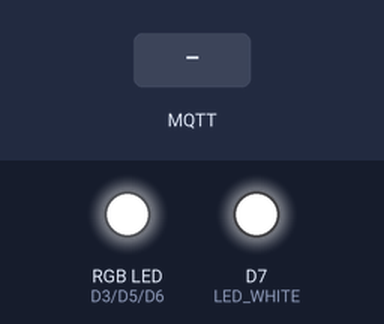
Recording of a sketch running on a simulated ESP8266 (Wemos D1 mini). Parts: an RGB LED mixed from three pins (HIGH = lit), output pins drawn as LEDs (lit = HIGH). The inputs (shaded band) are chosen by the test bench. WiFi joins after 1.5 s; servers stay silent unless stated; EEPROM starts erased; no MQTT or app messages arrive unless stated; what the sketch prints to the serial monitor is not drawn.

Above: at 6.7 s.
6.8 s: MQTT message "Haus/Railway/Sky/R" arrives on the first subscribed topic
At 7.2 s:
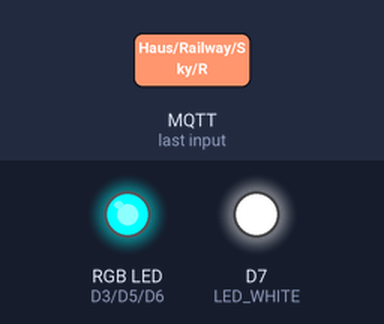
8.3 s: MQTT message "Haus/Railway/Sky/R" arrives on the second subscribed topic
At 9.5 s:
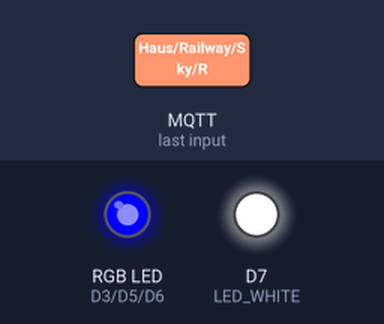
9.8 s: MQTT message "Haus/Railway/Sky/R" arrives on the third subscribed topic
At 10.7 s:
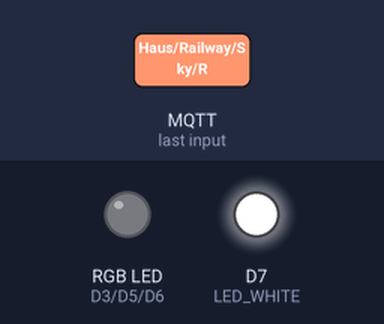
Timing chart, 0 to 12.8 s (numbered marks = the images above; inputs shaded):
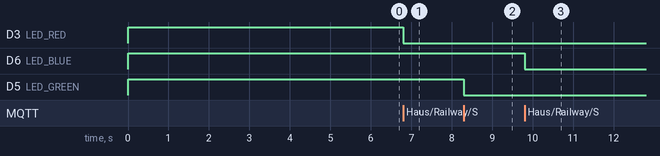

Measured:
- after the input at 6.8 s, D3 (LED_RED): HIGH → LOW at once
- after the input at 8.3 s, D5 (LED_GREEN): HIGH → LOW at once
- after the input at 9.8 s, D6 (LED_BLUE): HIGH → LOW at once

The sketch:

ESP8266_LedStripe_mqtt.ino
```cpp
// ***********************************
const char* ssid = "Spieleparadies";
const char* password = "";
const char* mqtt_server = "192.168.178.29";
// ***********************************

/*
private const int MinValue = 0;
private const int MaxValue = 255;

private const string MqttBrokerAddress = "192.168.178.29";		{value}
private const string MqttTopicR = "Haus/Railway/Sky/R";			{value}
private const string MqttTopicG = "Haus/Railway/Sky/G";			{value}
private const string MqttTopicB = "Haus/Railway/Sky/B";			{value}
private const string MqttTopicW = "Haus/Railway/Sky/W"; 		{value}	// W or A (white or alpha)
private const string MqttTopicOff = "Haus/Railway/Sky/Off";
private const string MqttTopicOn = "Haus/Railway/Sky/On";
 */

// WeMos D1 R1
// 80 MHz
// 4M (1M SPIFFS)
// v2 Lower Memory
// 115200

// Arduino Wemos D1
/*
static const uint8_t D0   = 16;
static const uint8_t D1   = 5;
static const uint8_t D2   = 4;
static const uint8_t D3   = 0;   SCL,  RED
static const uint8_t D4   = 2;
static const uint8_t D5   = 14;  SCK,  GREEN
static const uint8_t D6   = 12;  MISO, BLUE
static const uint8_t D7   = 13;  MOSI, WHITE
static const uint8_t D8   = 15;
static const uint8_t RX   = 3;
static const uint8_t TX   = 1;
*/

#include <Ticker.h>
#include <ESP8266WiFi.h>
#include <PubSubClient.h>
#include <ArduinoJson.h>
#include <base64.hpp>
#include <EEPROM.h>

WiFiClient espClient;
PubSubClient client(espClient);

int _BLUE = D6;
int _GREEN = D5;
int _RED = D3;
int _WHITE = D7;

int r = 0;
int g = 0;
int b = 0;
int w = 0;
int w1 = 0;
int w2 = 0;

#define LED_RED     _RED
#define LED_GREEN   _GREEN
#define LED_BLUE    _BLUE
#define LED_WHITE   _WHITE

#define USE_SERIAL Serial

void storeValues();

void callback(char * topic, byte * payload, unsigned int length) {
  //Serial.print(topic);
  //Serial.print(" => ");

  char * payload_str;
  payload_str = (char * ) malloc(length + 1);
  memcpy(payload_str, payload, length);
  payload_str[length] = '\0';
  //Serial.println(String(payload_str));

  //String t = String(topic);

  if (String(topic) == "Haus/Railway/Sky/R") {
    String v = String(payload_str);
    r = v.toInt();
  }
  if (String(topic) == "Haus/Railway/Sky/G") {
    String v = String(payload_str);
    g = v.toInt();
  }
  if (String(topic) == "Haus/Railway/Sky/B") {
    String v = String(payload_str);
    b = v.toInt();
  }
  if (String(topic) == "Haus/Railway/Sky/W" || String(topic) == "Haus/Railway/Sky/A") {
    String v = String(payload_str);
    w = v.toInt();
  }
  if (String(topic) == "Haus/Railway/Sky/Off") {
    r = 0;
    g = 0;
    b = 0;
    w = 0;
  }
  if (String(topic) == "Haus/Railway/Sky/On") {
    r = 1023;
    g = 1023;
    b = 1023;
    w = 1023;
  }
/*
  Serial.print("RGBA: ");
  Serial.print(r);
  Serial.print(", ");
  Serial.print(g);
  Serial.print(", ");
  Serial.print(b);
  Serial.print(", ");
  Serial.println(w);
*/
  ShowValues();

  storeValues();

  free(payload_str);
}

void connect_to_MQTT() {
  client.setServer(mqtt_server, 1883);
  client.setCallback(callback);

  if (client.connect("RailwayLedStripe")) {
    Serial.println("(re)-connected to MQTT");
    client.subscribe("Haus/Railway/Sky/R");
    client.subscribe("Haus/Railway/Sky/G");
    client.subscribe("Haus/Railway/Sky/B");
    client.subscribe("Haus/Railway/Sky/A");
    client.subscribe("Haus/Railway/Sky/W");
    client.subscribe("Haus/Railway/Sky/Off");
    client.subscribe("Haus/Railway/Sky/On");
  } else {
    Serial.println("Could not connect to MQTT");
  }
}

void setupRies()
{
  // Connecting to our WiFi network
  Serial.println();
  Serial.println();
  Serial.print("Connecting to ");
  Serial.println(ssid);

  WiFi.mode(WIFI_STA);
  WiFi.begin(ssid, password);

  while (WiFi.status() != WL_CONNECTED) {
    delay(500);
    Serial.print(".");
  }

  Serial.println("");
  Serial.println("WiFi connected");
  Serial.println("IP address: ");
  Serial.println(WiFi.localIP());

  connect_to_MQTT();
}

void EEPROMWriteInt(int p_address, int p_value)
{
  byte lowByte = ((p_value >> 0) & 0xFF);
  byte highByte = ((p_value >> 8) & 0xFF);
  EEPROM.write(p_address, lowByte);
  EEPROM.write(p_address + 1, highByte);
}

unsigned int EEPROMReadInt(int p_address)
{
  byte lowByte = EEPROM.read(p_address);
  byte highByte = EEPROM.read(p_address + 1);
  return ((lowByte << 0) & 0xFF) + ((highByte << 8) & 0xFF00);
}

void storeValues()
{
  EEPROMWriteInt(0, r);
  EEPROMWriteInt(5, g);
  EEPROMWriteInt(10, b);
  EEPROMWriteInt(15, w);
  EEPROM.commit();
}

void restoreValues()
{
  r = EEPROMReadInt(0);
  g = EEPROMReadInt(5);
  b = EEPROMReadInt(10);
  w = EEPROMReadInt(15);
}

void ShowValues()
{
  analogWrite(LED_WHITE, w);
  analogWrite(LED_RED, r);
  analogWrite(LED_GREEN, g);
  analogWrite(LED_BLUE, b);

  USE_SERIAL.print("RED:   "); USE_SERIAL.println(r);
  USE_SERIAL.print("Green: "); USE_SERIAL.println(g);
  USE_SERIAL.print("BLUE:  "); USE_SERIAL.println(b);
  USE_SERIAL.print("WHITE: "); USE_SERIAL.println(w);
}

void setup()
{
  EEPROM.begin(512);
  delay(10);

  restoreValues();

  pinMode(LED_RED, OUTPUT);
  pinMode(LED_GREEN, OUTPUT);
  pinMode(LED_BLUE, OUTPUT);
  pinMode(LED_WHITE, OUTPUT);

  digitalWrite(LED_RED, 1);
  digitalWrite(LED_GREEN, 1);
  digitalWrite(LED_BLUE, 1);
  digitalWrite(LED_WHITE, 1);

  ShowValues();

  USE_SERIAL.begin(115200);

  for(uint8_t t = 4; t > 0; t--)
  {
    USE_SERIAL.printf("[SETUP] BOOT WAIT %d...\n", t);
    USE_SERIAL.flush();
    delay(1000);
  }

  setupRies();
}

void loop()
{
  client.loop();
  if (!client.connected()) {
    Serial.println("Not connected to MQTT....");
    connect_to_MQTT();

    Serial.println("IP address local: ");
    Serial.println(WiFi.localIP());
    delay(1000);
  }
}
```
